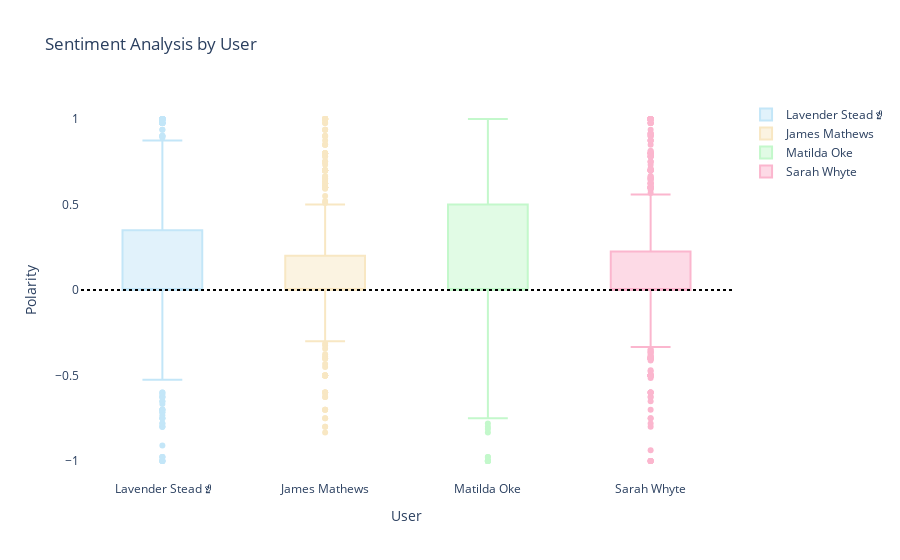

Notebook code for this chart:
### Markdown cell above
## Text analysis
A sentiment analysis is performed on the messages, using the TextBlob library to calculate the polarity (positive or negative sentiment) of each message. 

NLTK is then used to clean text and calculate word frequencies for a wordcloud plot using the WordCloud library.

### Code cell
# Perform sentiment analysis per user
from textblob import TextBlob
import plotly.express as px

# Function to get the polarity of a text
def get_polarity(text):
    return TextBlob(text).sentiment.polarity

# Apply the function to the 'message' column
chat_data['polarity'] =chat_data['message'].apply(get_polarity)

# Group by user and calculate the mean polarity
user_sentiment = chat_data.groupby('user')['polarity']
user_sentiment

import plotly.graph_objects as go

# Define a pastel color palette
pastel_colors = ['#C3E6F8', '#F8E7C3', '#C3F8CB', '#FBB6CE']

fig = go.Figure()

# Iterate over each user and create a box plot
for i, user in enumerate(chat_data['user'].unique()):
    user_data = chat_data[chat_data['user'] == user]
    fig.add_trace(go.Box(y=user_data['polarity'], name=user, marker_color=pastel_colors[i % len(pastel_colors)]))

# Add a dotted zero line
fig.add_shape(type='line', x0=-0.5, y0=0, x1=len(chat_data['user'].unique()) - 0.5, y1=0, line=dict(color='black', dash='dot'))

# Update the layout
fig.update_layout(
    title='Sentiment Analysis by User',
    yaxis_title='Polarity',
    xaxis_title='User',
    plot_bgcolor='white',
    paper_bgcolor='white'
)

# Show the plot
fig.show()

### Figure 1 — Plotly figure (JSON) as saved in the notebook; plotly's stock layout.template omitted (floating-point values rounded to 4 significant figures; data arrays with more than 128 entries replaced by an {"elided": "..."} marker saying what was removed)
{"data": [{"marker": {"color": "#C3E6F8"}, "name": "Lavender Stead ☝️", "type": "box", "y": {"elided": "1542 float values"}}, {"marker": {"color": "#F8E7C3"}, "name": "James Mathews", "type": "box", "y": {"elided": "763 float values"}}, {"marker": {"color": "#C3F8CB"}, "name": "Matilda Oke", "type": "box", "y": {"elided": "839 float values"}}, {"marker": {"color": "#FBB6CE"}, "name": "Sarah Whyte", "type": "box", "y": {"elided": "1430 float values"}}], "layout": {"paper_bgcolor": "white", "plot_bgcolor": "white", "shapes": [{"line": {"color": "black", "dash": "dot"}, "type": "line", "x0": -0.5, "x1": 3.5, "y0": 0, "y1": 0}], "title": {"text": "Sentiment Analysis by User"}, "xaxis": {"title": {"text": "User"}}, "yaxis": {"title": {"text": "Polarity"}}}}
